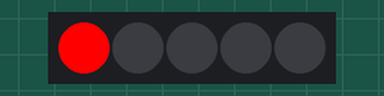
This sketch was run on a simulated Arduino Uno, built with avr-gcc and run on an emulated ATmega328P. Parts: 5 RGB LEDs in strip order, left to right.

Above: at 0.1 s.
At 0.6 s:
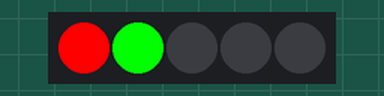
At 1.1 s:
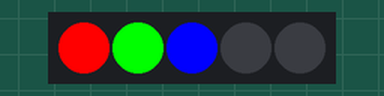
At 1.6 s:
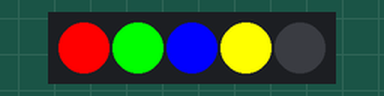
At 2.1 s:
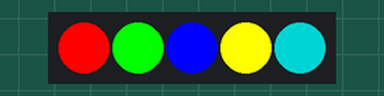
At 4.6 s:
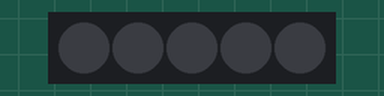
Timing chart, 0 to 40.0 s (numbered marks = the images above):
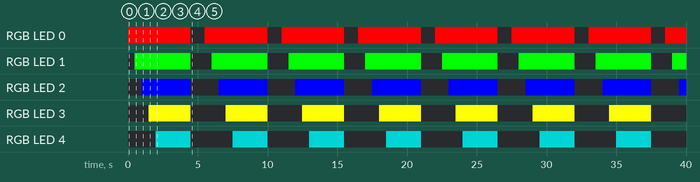

The sketch:

test_led2.ino
```cpp
#include <Adafruit_NeoPixel.h>

// Define the pin for the data line
#define PIN 6

// Define the number of LEDs in the strip
#define NUM_LEDS 5

// Create the NeoPixel object
Adafruit_NeoPixel strip = Adafruit_NeoPixel(NUM_LEDS, PIN, NEO_GRB + NEO_KHZ800);

void setup() {
  // Initialize the LED strip
  strip.begin();
  strip.show(); // Initialize all pixels to 'off'
}

void loop() {
  progressiveLighting(500);  // 500ms delay between lighting up each LED
}

// Function to progressively light up each LED with specified colors
void progressiveLighting(int delayTime) {
  // Define colors for each LED: red, green, blue, yellow, purple
  uint32_t colors[NUM_LEDS] = {
    strip.Color(255, 0, 0),    // Red
    strip.Color(0, 255, 0),    // Green
    strip.Color(0, 0, 255),    // Blue
    strip.Color(255, 255, 0),  // Yellow
    strip.Color(0, 128, 128)   // Purple --------------------------------------------attention led marche pas bien (G,R, B) aulieu de (R,G,B)
  };

  // Light up each LED with its assigned color, one by one
  for (int i = 0; i < NUM_LEDS; i++) {
    strip.setPixelColor(i, colors[i]);
    strip.show();
    delay(delayTime);  // Wait before lighting the next LED
  }

  // Optionally, turn all LEDs off after they have been lit
  delay(2000);  // Keep LEDs on for 2 seconds before turning off
  strip.clear();
  strip.show();
  delay(1000);  // Wait for 1 second before restarting the loop
}
```

Measured:
- by itself, RGB LED 0: alternates RGB(255, 0, 0) for 4.5 s and off for 1.0 s
- by itself, RGB LED 1: alternates RGB(0, 255, 0) for 4.0 s and off for 1.5 s
- by itself, RGB LED 2: alternates RGB(0, 0, 255) for 3.5 s and off for 2.0 s
- by itself, RGB LED 3: alternates RGB(255, 255, 0) for 3.0 s and off for 2.5 s
- by itself, RGB LED 4: alternates RGB(0, 128, 128) for 2.5 s and off for 3.0 s
- what the display in image 1 shows lasts 0.5 s, from 0.5 s to 1.0 s
- what the display in image 4 shows lasts 2.5 s, from 2.0 s to 4.5 s
